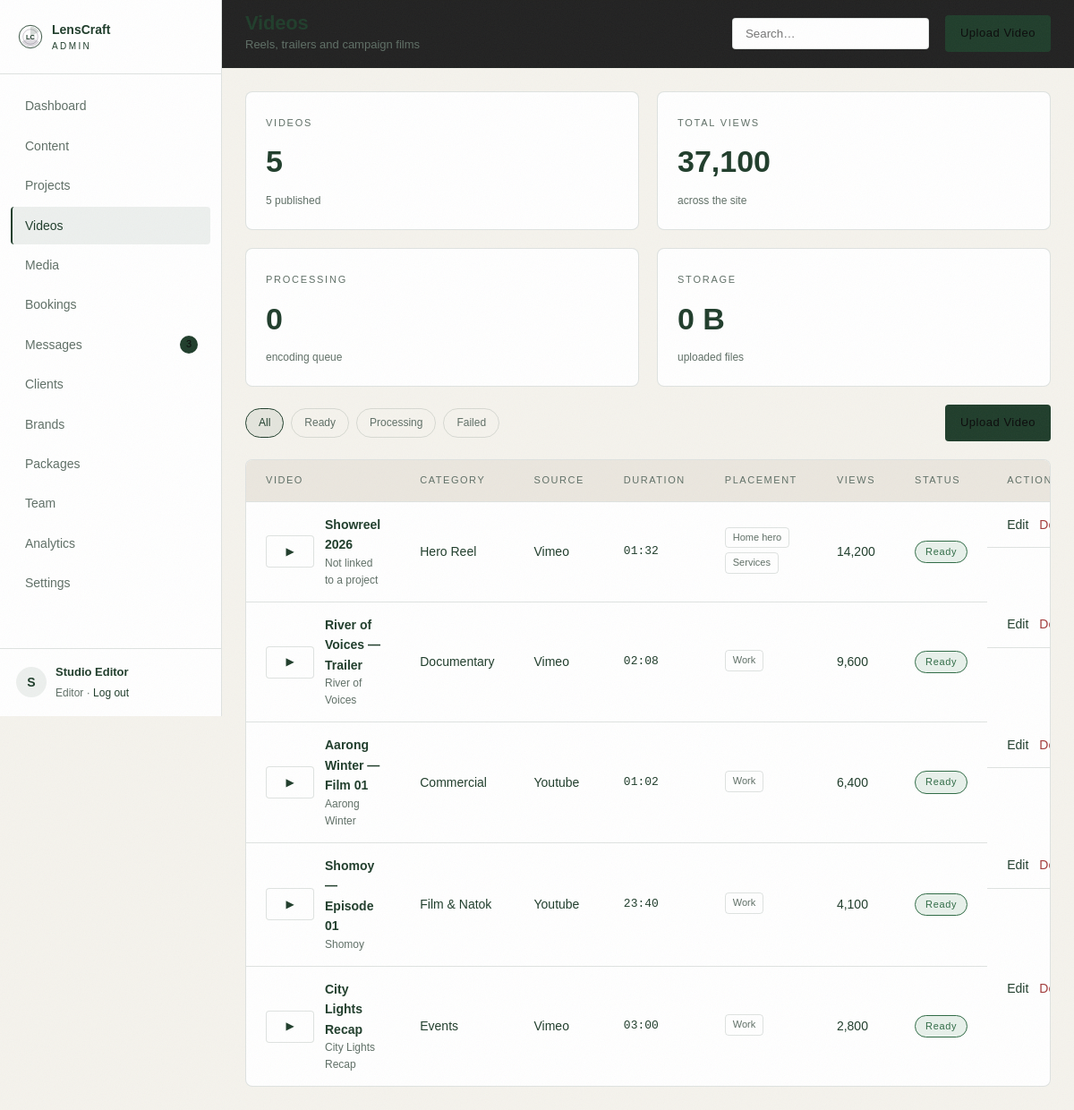
The app's page /admin/videos (signed in) with its own data.
### tables this page shows
CREATE TABLE IF NOT EXISTS users (
  id            INT UNSIGNED NOT NULL AUTO_INCREMENT,
  name          VARCHAR(120) NOT NULL,
  email         VARCHAR(160) NOT NULL,
  password_hash VARCHAR(255) NOT NULL,
  role          ENUM('owner','editor') NOT NULL DEFAULT 'editor',
  phone         VARCHAR(40)  NULL,
  last_login_at DATETIME     NULL,
  created_at    DATETIME     NOT NULL DEFAULT CURRENT_TIMESTAMP,
  PRIMARY KEY (id),
  UNIQUE KEY uniq_users_email (email)
);

CREATE TABLE IF NOT EXISTS videos (
  id                 INT UNSIGNED NOT NULL AUTO_INCREMENT,
  title              VARCHAR(180) NOT NULL,
  category           VARCHAR(60)  NOT NULL DEFAULT 'Hero Reel',
  source             ENUM('local','embed') NOT NULL DEFAULT 'local',
  file_path          VARCHAR(255) NULL,
  embed_url          VARCHAR(255) NULL,
  provider           VARCHAR(30)  NULL,
  poster_media_id    INT UNSIGNED NULL,
  project_id         INT UNSIGNED NULL,
  duration_seconds   INT UNSIGNED NULL,
  size_bytes         BIGINT UNSIGNED NOT NULL DEFAULT 0,
  status             ENUM('processing','ready','failed') NOT NULL DEFAULT 'ready',
  is_published       TINYINT(1) NOT NULL DEFAULT 0,
  place_home_hero    TINYINT(1) NOT NULL DEFAULT 0,
  place_work_grid    TINYINT(1) NOT NULL DEFAULT 0,
  place_services     TINYINT(1) NOT NULL DEFAULT 0,
  views              INT UNSIGNED NOT NULL DEFAULT 0,
  created_at         DATETIME NOT NULL DEFAULT CURRENT_TIMESTAMP,
  updated_at         DATETIME NOT NULL DEFAULT CURRENT_TIMESTAMP,
  PRIMARY KEY (id),
  KEY idx_video_status (status),
  KEY idx_video_project (project_id)
);

CREATE TABLE IF NOT EXISTS media (
  id         INT UNSIGNED NOT NULL AUTO_INCREMENT,
  title      VARCHAR(160) NULL,
  alt        VARCHAR(200) NULL,
  filename   VARCHAR(200) NOT NULL,
  path       VARCHAR(255) NOT NULL,
  mime       VARCHAR(100) NOT NULL,
  type       ENUM('image','video','doc') NOT NULL DEFAULT 'image',
  width      INT UNSIGNED NOT NULL DEFAULT 0,
  height     INT UNSIGNED NOT NULL DEFAULT 0,
  size_bytes BIGINT UNSIGNED NOT NULL DEFAULT 0,
  created_at DATETIME NOT NULL DEFAULT CURRENT_TIMESTAMP,
  PRIMARY KEY (id),
  KEY idx_media_type (type)
);

CREATE TABLE IF NOT EXISTS projects (
  id               INT UNSIGNED NOT NULL AUTO_INCREMENT,
  title            VARCHAR(180) NOT NULL,
  slug             VARCHAR(200) NOT NULL,
  category         VARCHAR(60)  NOT NULL DEFAULT 'Documentary',
  client_name      VARCHAR(160) NULL,
  year             SMALLINT UNSIGNED NULL,
  summary          VARCHAR(255) NULL,
  description      TEXT         NULL,
  hero_video_url   VARCHAR(255) NULL,
  video_id         INT UNSIGNED NULL,
  cover_media_id   INT UNSIGNED NULL,
  status           ENUM('draft','scheduled','published') NOT NULL DEFAULT 'draft',
  show_on_homepage TINYINT(1)   NOT NULL DEFAULT 0,
  featured_in_reel TINYINT(1)   NOT NULL DEFAULT 0,
  sort_order       INT          NOT NULL DEFAULT 0,
  meta_title       VARCHAR(180) NULL,
  meta_description VARCHAR(255) NULL,
  views            INT UNSIGNED NOT NULL DEFAULT 0,
  created_at       DATETIME     NOT NULL DEFAULT CURRENT_TIMESTAMP,
  updated_at       DATETIME     NOT NULL DEFAULT CURRENT_TIMESTAMP,
  PRIMARY KEY (id),
  UNIQUE KEY uniq_project_slug (slug),
  KEY idx_project_status (status),
  KEY idx_project_category (category)
);

### app/Views/admin/videos/index.php (the view, shortened to what the rows shown need)
<div class="stat-row">
    <article class="card stat"><span class="stat__label">VIDEOS</span><strong class="stat__value"><?= number_format($stats['total']) ?></strong><span class="stat__meta"><?= number_format($stats['published']) ?> published</span></article>
    <article class="card stat"><span class="stat__label">TOTAL VIEWS</span><strong class="stat__value"><?= number_format($stats['views']) ?></strong><span class="stat__meta">across the site</span></article>
    <article class="card stat"><span class="stat__label">PROCESSING</span><strong class="stat__value"><?= number_format($stats['processing']) ?></strong><span class="stat__meta">encoding queue</span></article>
    <article class="card stat"><span class="stat__label">STORAGE</span><strong class="stat__value"><?= e(human_size($stats['storage'])) ?></strong><span class="stat__meta">uploaded files</span></article>
</div>
<div class="toolbar">
    <div class="chips">
        <?php foreach (['' => 'All', 'ready' => 'Ready', 'processing' => 'Processing', 'failed' => 'Failed'] as $key => $label): ?>
            <a class="chip <?= $status === $key ? 'is-active' : '' ?>" href="<?= url('/admin/videos') ?><?= $key ? '?status=' . $key : '' ?>"><?= e($label) ?></a>
        <?php endforeach; ?>
    </div>
    <a class="btn btn--primary btn--sm" href="<?= url('/admin/videos/upload') ?>">Upload Video</a>
</div>
<article class="card card--flush">
    <table class="table table--wide">
        <thead>
        <tr><th>Video</th><th>Category</th><th>Source</th><th>Duration</th><th>Placement</th><th>Views</th><th>Status</th><th class="right">Actions</th></tr>
        </thead>
        <tbody>
        <?php foreach ($videos as $video): ?>
            <tr>
                <td>
                    <div class="cell-media">
                        <span class="thumb thumb--video" <?= $video['poster_path'] ? 'style="background-image:url(' . e(uploaded($video['poster_path'])) . ')"' : '' ?>>▶</span>
                        <div>
                            <strong><?= e($video['title']) ?></strong>
                            <small><?= e($video['project_title'] ?: 'Not linked to a project') ?></small>
                        </div>
                    </div>
                </td>
                <td><?= e($video['category']) ?></td>
                <td><?= e($video['source'] === 'embed' ? ucfirst((string) $video['provider']) : 'Local file') ?></td>
                <td class="mono"><?= e(duration_format((int) $video['duration_seconds'])) ?></td>
                <td class="tags">
                    <?php if ($video['place_home_hero']): ?><span class="tag">Home hero</span><?php endif; ?>
                    <?php if ($video['place_work_grid']): ?><span class="tag">Work</span><?php endif; ?>
                    <?php if ($video['place_services']): ?><span class="tag">Services</span><?php endif; ?>
                </td>
                <td><?= number_format((int) $video['views']) ?></td>
                <td>
                    <span class="badge badge--<?= e(status_tone($video['status'])) ?>"><?= e(ucfirst($video['status'])) ?></span>
                </td>
                <td class="right actions">
                    <a class="link" href="<?= url('/admin/videos/' . $video['id'] . '/edit') ?>">Edit</a>
                    <form method="post" action="<?= url('/admin/videos/' . $video['id'] . '/delete') ?>" data-confirm="Delete this video?">
                        <button class="link link--danger" type="submit">Delete</button>
                    </form>
                </td>
            </tr>
        <?php endforeach; ?>
        </tbody>
    </table>
</article>

### app/Support/Router.php (shortened to what the rows shown need)
<?php
class Router
{
    private array $routes = ['GET' => [], 'POST' => []];
    private function add(string $method, string $path, callable|string $handler): void
    {
        $params = [];
        $pattern = preg_replace_callback('~\{(\w+)\}~', static function (array $m) use (&$params): string {
            $params[] = $m[1];
            return '([^/]+)';
        }, '/' . trim($path, '/'));
        $this->routes[$method][] = [
            'pattern' => '~^' . rtrim((string) $pattern, '/') . '/?$~',
            'handler' => $handler,
            'params'  => $params,
        ];
    }
    public function dispatch(string $method, string $path): void
    {
        $path = '/' . trim($path, '/');
        $method = $method === 'POST' ? 'POST' : 'GET';
        foreach ($this->routes[$method] as $route) {
            if (preg_match($route['pattern'], $path, $matches)) {
                array_shift($matches);
                $this->call($route['handler'], $matches);
                return;
            }
        }
    }
    private function call(callable|string $handler, array $args): void
    {
        if (is_string($handler)) {
            [$class, $method] = explode('@', $handler);
            $controller = new $class();
            $controller->{$method}(...$args);
            return;
        }
    }
}

### app/Views/layouts/admin.php (shortened to what the rows shown need)
<?php
$user = $user ?? [];
$activeNav = $activeNav ?? '';
$unread = Message::unreadCount();
$navItems = [
    ['key' => 'dashboard', 'label' => 'Dashboard', 'url' => url('/admin')],
    ['key' => 'content',   'label' => 'Content',   'url' => url('/admin/content')],
    ['key' => 'projects',  'label' => 'Projects',  'url' => url('/admin/projects')],
    ['key' => 'videos',    'label' => 'Videos',    'url' => url('/admin/videos')],
    ['key' => 'media',     'label' => 'Media',     'url' => url('/admin/media')],
    ['key' => 'bookings',  'label' => 'Bookings',  'url' => url('/admin/bookings')],
    ['key' => 'messages',  'label' => 'Messages',  'url' => url('/admin/messages'), 'badge' => $unread],
    ['key' => 'clients',   'label' => 'Clients',   'url' => url('/admin/clients')],
    ['key' => 'brands',    'label' => 'Brands',    'url' => url('/admin/brands')],
    ['key' => 'packages',  'label' => 'Packages',  'url' => url('/admin/packages')],
    ['key' => 'team',      'label' => 'Team',      'url' => url('/admin/team')],
    ['key' => 'analytics', 'label' => 'Analytics', 'url' => url('/admin/analytics')],
    ['key' => 'settings',  'label' => 'Settings',  'url' => url('/admin/settings')],
];
?>
<!doctype html>
<html lang="en">
<head>
    <link rel="stylesheet" href="<?= asset('css/site.css') ?>">
    <link rel="stylesheet" href="<?= asset('css/admin.css') ?>">
</head>
<body class="admin">
<aside class="sidebar" id="sidebar">
    <a class="sidebar__brand" href="<?= url('/admin') ?>">
        <img src="<?= asset('img/logo.svg') ?>" alt="" width="28" height="28">
        <span>LensCraft<small>ADMIN</small></span>
    </a>
    <nav class="sidebar__nav">
        <?php foreach ($navItems as $item): ?>
            <a href="<?= $item['url'] ?>" class="<?= $activeNav === $item['key'] ? 'is-active' : '' ?>">
                <?= e($item['label']) ?>
                <?php if (!empty($item['badge'])): ?><i class="dot"><?= (int) $item['badge'] ?></i><?php endif; ?>
            </a>
        <?php endforeach; ?>
    </nav>
    <div class="sidebar__user">
        <span class="avatar"><?= e(mb_substr($user['name'] ?? 'A', 0, 1)) ?></span>
        <div>
            <strong><?= e($user['name'] ?? 'Admin') ?></strong>
            <small><?= e(ucfirst($user['role'] ?? 'editor')) ?> · <a href="<?= url('/admin/logout') ?>">Log out</a></small>
        </div>
    </div>
</aside>
<div class="main">
    <header class="topbar">
        <div class="topbar__title">
            <h1><?= e($pageTitle ?? 'Dashboard') ?></h1>
            <p><?= e($pageSubtitle ?? '') ?></p>
        </div>
        <form class="topbar__search" method="get" action="<?= e(strtok($_SERVER['REQUEST_URI'] ?? url('/admin'), '?')) ?>">
            <input type="search" name="q" value="<?= e((string) request('q', '')) ?>" placeholder="Search…">
        </form>
        <?php if (!empty($actionLabel)): ?>
            <a class="btn btn--primary btn--sm" href="<?= e($actionUrl ?? '#') ?>"><?= e($actionLabel) ?></a>
        <?php endif; ?>
    </header>
    <div class="content">
        <?= $content ?>
    </div>
</div>
</body>
</html>

### records on screen
users: name "S", name "Studio Editor", role "Editor"
videos: id "5", title "City Lights Recap", project.title "City Lights Recap", category "Events", source+provider "Vimeo", duration_seconds "03:00", place_work_grid "Work", views "2,800", status "Ready"
videos: title "Showreel 2026", project_title "Not linked to a project", category "Hero Reel", source+provider "Vimeo", duration_seconds "01:32", place_home_hero "Home hero", place_services "Services", views "14,200", status "Ready"
videos: title "River of Voices — Trailer", project.title "River of Voices", category "Documentary", source+provider "Vimeo", duration_seconds "02:08", place_work_grid "Work", views "9,600", status "Ready"
videos: title "Aarong Winter — Film 01", project.title "Aarong Winter", category "Commercial", source+provider "Youtube", duration_seconds "01:02", place_work_grid "Work", views "6,400", status "Ready"
videos: title "Shomoy — Episode 01", project.title "Shomoy", category "Film & Natok", source+provider "Youtube", duration_seconds "23:40", place_work_grid "Work", views "4,100", status "Ready"

### other values on screen
$item['label'] "Dashboard"
$item['label'] "Content"
$item['label'] "Projects"
$item['label'] "Videos"
$item['label'] "Media"
$item['label'] "Bookings"
$item['label'] "Messages"
$item['badge'] "3"
$item['label'] "Clients"
$item['label'] "Brands"
$item['label'] "Packages"
$item['label'] "Team"
$item['label'] "Analytics"
$item['label'] "Settings"
$label "All"
